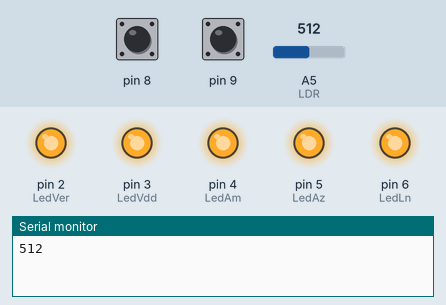
Bench run of a sketch on a simulated Arduino Uno, built with avr-gcc and run on an emulated ATmega328P. Shown: output pins drawn as LEDs (lit = HIGH), the last lines printed to the serial monitor. The test bench sets the inputs (shaded band); at power-on: pin 8 HIGH, pin 9 HIGH, A5 (LDR) = 512.

Above: at 0.15 s.
At 2.25 s:
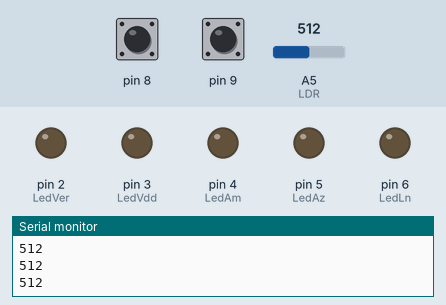
Timing chart, 0 to 3.0 s (numbered marks = the images above):
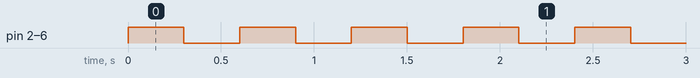

The sketch:

IF_e_else.ino
```cpp
int LedVer = 2 ;
int LedVdd = 3;
int LedAm= 4 ;
int LedAz= 5 ;
int LedLn= 6 ;
int LDR = A5;
int LD;
int BotaoP;
int BotaoI;

  void setup()
{
   pinMode(LedVer,OUTPUT);
   pinMode(LedVdd,OUTPUT);
   pinMode(LedAm,OUTPUT);
   pinMode(LedAz,OUTPUT);
   pinMode(LedLn,OUTPUT);
   pinMode(8,INPUT);
   pinMode(9,INPUT);
   pinMode(LDR,INPUT);
    Serial.begin (9600);
}
void loop()
{
  BotaoP = digitalRead(8);
  BotaoI = digitalRead(9);
  LD = analogRead(LDR);
  Serial.println(LD);

  if (LD <= 410 && BotaoP == 0 )
  {
    digitalWrite(LedVer,HIGH);
    digitalWrite(LedAm,HIGH);
    digitalWrite(LedLn,HIGH);
    delay (2000);

}
 if (LD <= 410 && BotaoI == 0 )
 {
    digitalWrite(LedVdd,HIGH);
    digitalWrite(LedAz,HIGH);
    delay (2000);
 }
  if (LD >= 820 && BotaoP == 0 )
  {
    digitalWrite(LedVdd,HIGH);
    digitalWrite(LedAz,HIGH);
    delay (2000);
  }
  if (LD >= 820 && BotaoI == 0 )
  {
    digitalWrite(LedVer,HIGH);
    digitalWrite(LedAm,HIGH);
    digitalWrite(LedLn,HIGH);
    delay (2000);
  }
  else
  {
   digitalWrite(LedVer,HIGH);
    digitalWrite(LedAm,HIGH);
    digitalWrite(LedLn,HIGH);
    digitalWrite(LedVdd,HIGH);
    digitalWrite(LedAz,HIGH);
  delay(300);
    digitalWrite(LedVer,!HIGH);
    digitalWrite(LedAm,!HIGH);
    digitalWrite(LedLn,!HIGH);
    digitalWrite(LedVdd,!HIGH);
    digitalWrite(LedAz,!HIGH);
    delay(300);
  }
}
```

Measured:
- by itself, pin 2 (LedVer), pin 3 (LedVdd), pin 4 (LedAm), pin 5 (LedAz), pin 6 (LedLn): alternates HIGH for 0.30 s and LOW for 0.30 s
